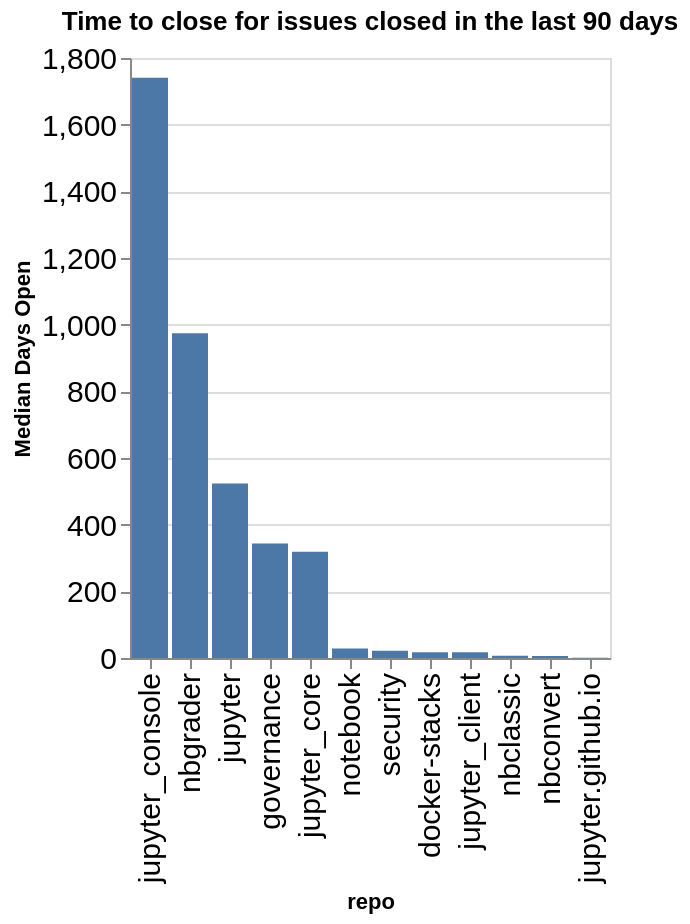

The code cell stored with this chart in its notebook:
### Code cell
time_open = closed.groupby(['org', 'repo']).agg({'time_open': 'median'}).reset_index()
time_open['time_open'] = time_open['time_open'] / (60 * 60 * 24)
time_open['org/repo'] = time_open.apply(lambda a: a['org'] + '/' + a['repo'], axis=1)
sorted_vals = time_open.sort_values(['org', 'time_open'], ascending=False)['repo'].values
alt.Chart(data=time_open, title=f"Time to close for issues closed in the last {n_days} days").mark_bar().encode(
    x=alt.X('repo', sort=alt.Sort(sorted_vals.tolist())),
    y=alt.Y('time_open', title="Median Days Open"),
)

### Figure 1 — Vega-Lite specification as saved in the notebook (floating-point values rounded to 4 significant figures)
{"config": {"axisLeft": {"labelFontSize": 15}, "axisBottom": {"labelFontSize": 15}}, "data": {"name": "data-6a1d51165e3851e1ec2bee9d03ce129a"}, "mark": {"type": "bar"}, "encoding": {"x": {"field": "repo", "sort": ["jupyter_console", "nbgrader", "jupyter", "governance", "jupyter_core", "notebook", "security", "docker-stacks", "jupyter_client", "nbclassic", "nbconvert", "jupyter.github.io"], "type": "nominal"}, "y": {"field": "time_open", "title": "Median Days Open", "type": "quantitative"}}, "title": "Time to close for issues closed in the last 90 days", "$schema": "https://vega.github.io/schema/vega-lite/v5.20.1.json", "datasets": {"data-6a1d51165e3851e1ec2bee9d03ce129a": [{"org": "jupyter", "repo": "docker-stacks", "time_open": 17.3, "org/repo": "jupyter/docker-stacks"}, {"org": "jupyter", "repo": "governance", "time_open": 343.6, "org/repo": "jupyter/governance"}, {"org": "jupyter", "repo": "jupyter", "time_open": 523.9, "org/repo": "jupyter/jupyter"}, {"org": "jupyter", "repo": "jupyter.github.io", "time_open": 0.9404, "org/repo": "jupyter/jupyter.github.io"}, {"org": "jupyter", "repo": "jupyter_client", "time_open": 17.07, "org/repo": "jupyter/jupyter_client"}, {"org": "jupyter", "repo": "jupyter_console", "time_open": 1741.0, "org/repo": "jupyter/jupyter_console"}, {"org": "jupyter", "repo": "jupyter_core", "time_open": 319.1, "org/repo": "jupyter/jupyter_core"}, {"org": "jupyter", "repo": "nbclassic", "time_open": 7.074, "org/repo": "jupyter/nbclassic"}, {"org": "jupyter", "repo": "nbconvert", "time_open": 5.779, "org/repo": "jupyter/nbconvert"}, {"org": "jupyter", "repo": "nbgrader", "time_open": 974.5, "org/repo": "jupyter/nbgrader"}, {"org": "jupyter", "repo": "notebook", "time_open": 28.17, "org/repo": "jupyter/notebook"}, {"org": "jupyter", "repo": "security", "time_open": 21.87, "org/repo": "jupyter/security"}]}}
